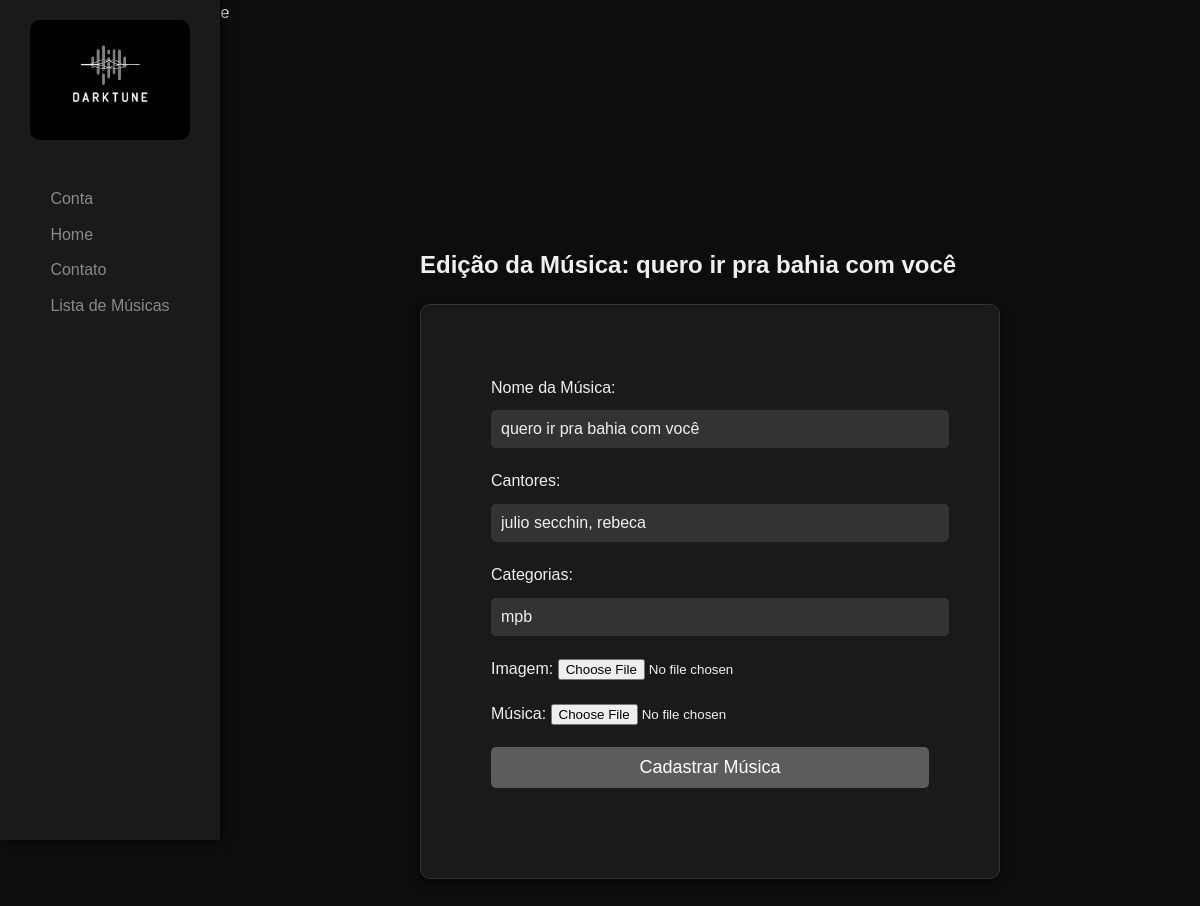
The page /formularios/editar/musica/6 on the database as committed earlier.
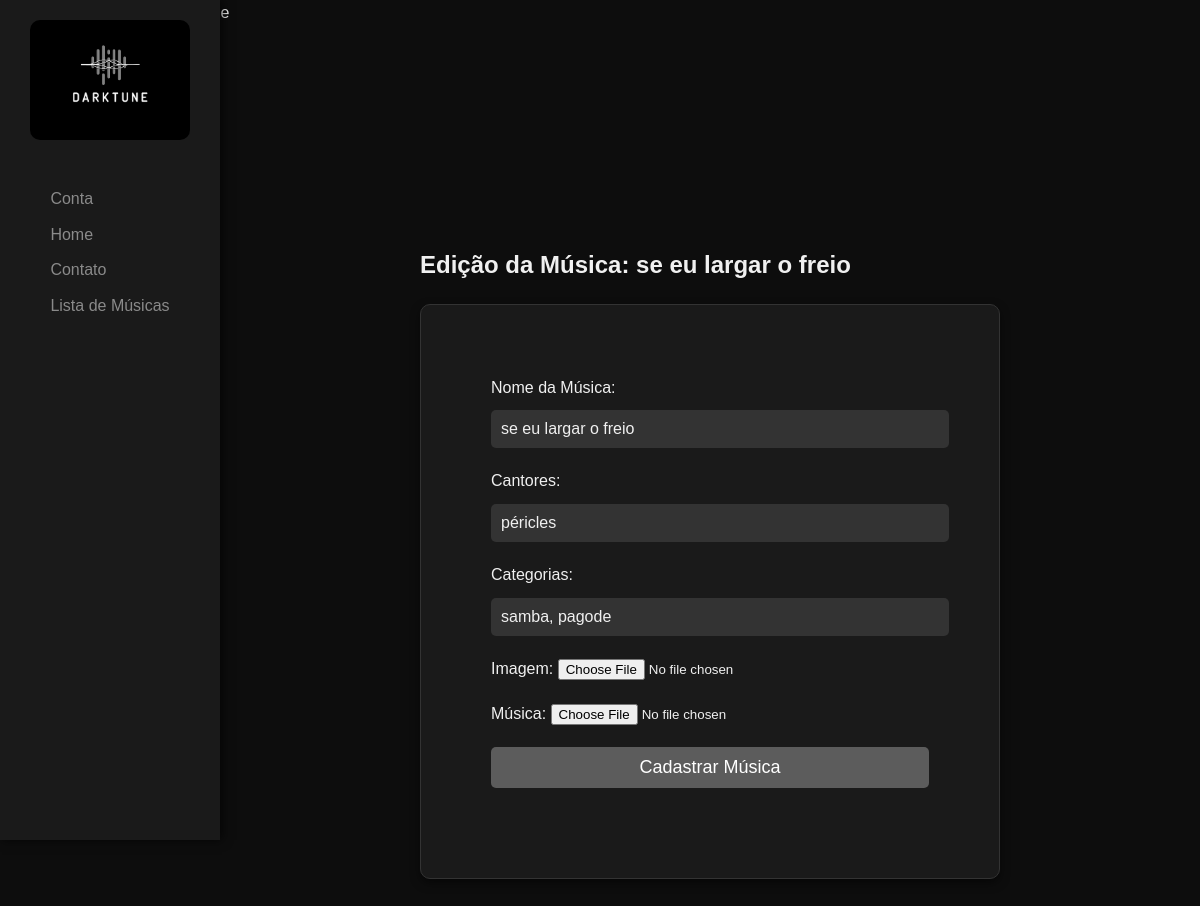
The same page on the database as committed later.
### app/models/MusicasModel.py (models this page shows, shortened)
class MusicasModel(Base):
    __tablename__ = "musicas"
    id_musica = Column(Integer, primary_key=True)
    nome_musica = Column(String(150), nullable=False)
    url_imagem = Column(String(255), nullable=False)
    url_audio = Column(String(255), nullable=False)
    fk_id_usuario = Column(Integer, ForeignKey("usuarios.id_usuario"), nullable=False)
    usuario = relationship("UsuariosModel", back_populates="musicas")
    musicas_categorias = relationship("MusicasCategoriasModel", back_populates="musica", cascade="all, delete-orphan")
    curtida = relationship("CurtidasModel", cascade="all, delete-orphan")
    cantor_musica = relationship("CantoresMusicasModel", cascade="all, delete-orphan")
    def to_dict(self) -> Dict[str, int]:
        return {
            "id": self.id_musica,
            "nome": self.nome_musica,
            "url_imagem": self.url_imagem,
            "url_audio": self.url_audio,
            "id_usuario": self.fk_id_usuario,
        }

### app/routes/formulariosRoute.py (the view)
@formulario_bp.route("/editar/musica/<int:id>",  methods=["GET"])
def form_editar_musica(id):
    dados = MusicaController().buscar_dados_da_musica(id)
    return render_template("edicao_de_musica.html", musica=dados)

### app/templates/edicao_de_musica.html (shortened to what this page needs)
<!DOCTYPE html>
<html lang="pt-br">
<head>
  <titulo>Cadastro de Músicas - Darktune</titulo>
  <link rel="stylesheet" href="{{url_for('static', filename='css/cadastro_musica.css')}}">
  <link rel="stylesheet" href="{{url_for('static', filename='css/navbar.css')}}">
</head>
<body>
  <div class="sidebar">
    <div class="logo">
      <img src="{{url_for('static', filename='imagens/logo.png')}}" alt="Logo Darktune">
    </div>
    <nav>
      <ul>
        <li>
          <a href="{{url_for('paginas.musicas')}}"><a href="{{url_for('paginas.conta')}}" class="user-button">
          {% if session['nome'] %}
            {{session['nome']}}
          {% else %}
            Conta
          {% endif %}
        </a>
      </li>
        <li><a href="{{url_for('paginas.home')}}">Home</a></li>
        <li><a href="{{url_for('paginas.contato')}}">Contato</a></li>
        <li><a href="{{url_for('paginas.musicas')}}">Lista de Músicas</a></li>
      </ul>
    </nav>
  </div>
  <div class="main-content">
    <section id="music-upload">
      <h1>Edição da Música: {{musica['nome']}}</h1>
      <form action="{{url_for('musicas.editar_musica', id=musica['id'])}}" method="POST" enctype="multipart/form-data" class="music-upload-form">
        <div class="form-grupo">
          <label for="nome-musica">Nome da Música:</label>
          <input type="text" id="nome-musica" name="nome_musica" value="{{musica['nome']}}" required>
        </div>
        <div class="form-grupo">
          <label for="autor">Cantores:</label>
          <input type="text" id="cantor" name="cantor" value="{{musica['cantores'] | join(', ')}}" required>
        </div>
        <div class="form-grupo">
          <label for="genero">Categorias:</label>
          <input type="text" id="categoria" name="categoria" value="{{musica['categorias'] | join(', ')}}" required>
        </div>
        <div class="form-grupo">
          <label for="url-imagem">Imagem:</label>
          <input type="file" id="imagem" name="imagem" value="{{musica['url_imagem']}}" accept="image/*">
        </div>
        <div class="form-grupo">
          <label for="arquivo-musica">Música:</label>
          <input type="file" id="musica" name="musica" accept="audio/*">
        </div>
        <div class="form-grupo">
          <button type="submit" class="submit-button">Cadastrar Música</button>
        </div>
      </form>
    </section>
  </div>
</body>
</html>

Rows that differ between the two databases and show on the page:
changed MusicasModel: nome "quero ir pra bahia com você" → "se eu largar o freio"; nome_musica "quero ir pra bahia com você" → "se eu largar o freio"
Other text that changed with them:
form field cantor: "julio secchin, rebeca" → "péricles"
form field categoria: "mpb" → "samba, pagode"
